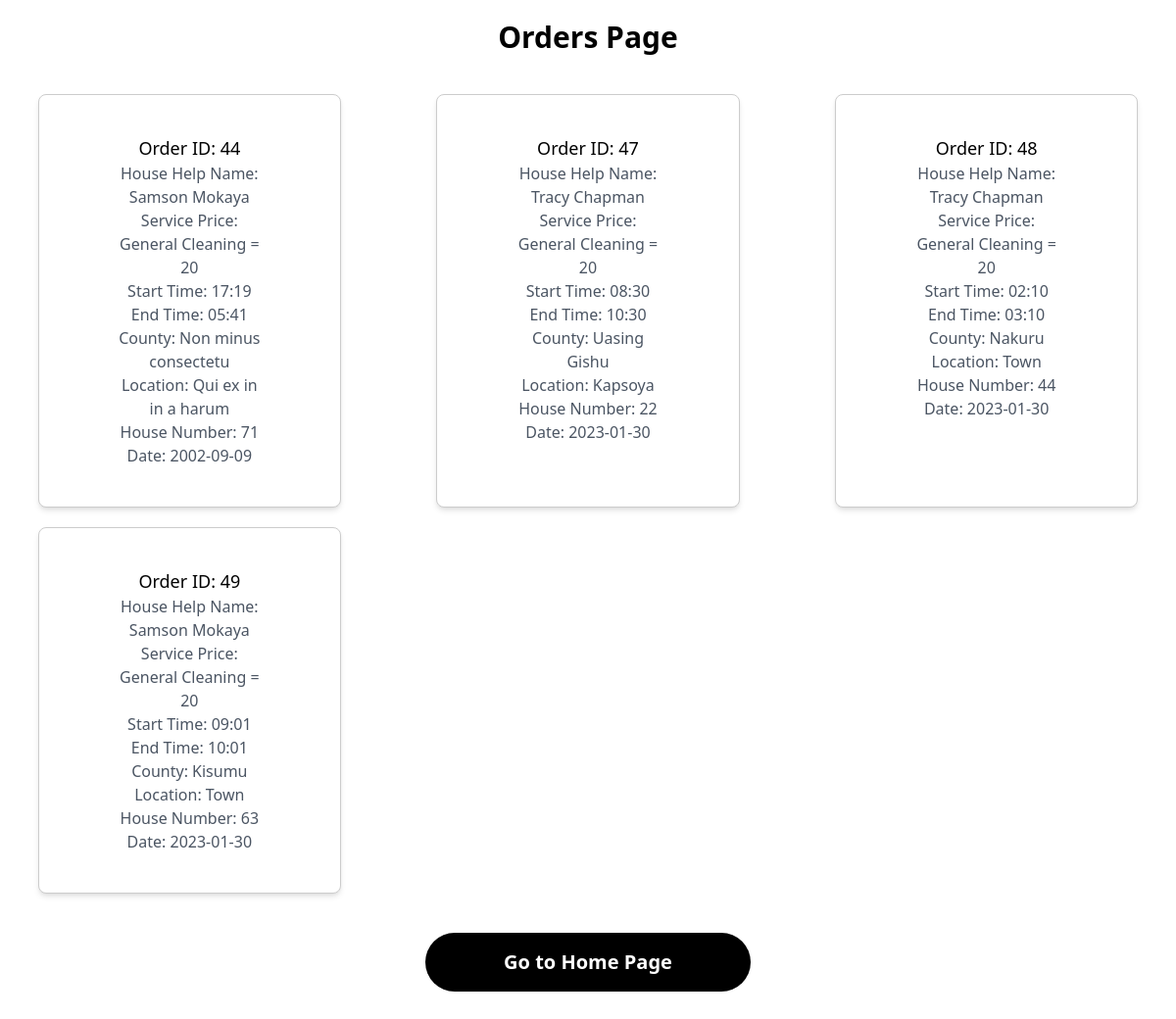
The app's page /order_history.php (signed in) with its own data.
### tables this page shows
CREATE TABLE `orders` (
  `order_ID` int(100) NOT NULL,
  `user_ID` int(100) NOT NULL,
  `house_help_id` int(100) NOT NULL,
  `service_price` varchar(100) NOT NULL,
  `start_time` varchar(100) NOT NULL,
  `end_time` varchar(100) NOT NULL,
  `county` varchar(100) NOT NULL,
  `location` varchar(100) NOT NULL,
  `house_number` varchar(100) NOT NULL,
  `date` varchar(100) NOT NULL
);

CREATE TABLE `house_helps` (
  `ID` int(11) NOT NULL,
  `name` varchar(50) NOT NULL,
  `email` varchar(70) NOT NULL,
  `description` varchar(1000) NOT NULL,
  `phone_number` int(11) NOT NULL,
  `profile_pic` longblob NOT NULL,
  `status` varchar(100) NOT NULL DEFAULT 'Available'
);

### order_history.php (the view, shortened to what this page needs)
<?php
require 'config.php';
?>
<!DOCTYPE html>
<html lang="en">
<head>
    <link href="https://unpkg.com/tailwindcss@^2/dist/tailwind.min.css" rel="stylesheet">
</head>
<body>
    <div class="flex items-center justify-center mt-5">
        <h1 class="text-sky-700 font-bold text-3xl">Orders Page</h1>
    </div>
    <div class="grid grid-cols-3 gap-5 mt-10">
        <?php
        $userID = $_SESSION["ID"];
        $sql = "SELECT `order_ID`, `user_ID`, `house_help_id`, `service_price`, `start_time`, `end_time`, `county`, `location`, `house_number`, `date` FROM orders where user_ID = $userID ";
        $result = $conn->query($sql);
        if ($result->num_rows > 0) {
            while($row = $result->fetch_assoc()) {
                $h_id = $row['house_help_id'];
                $sql2 = "SELECT name,status FROM house_helps WHERE id = $h_id";
                $result2 = $conn->query($sql2);
                $row2 = $result2->fetch_assoc();
                ?>
        <div class="px-20 py-10 bg-white rounded-lg shadow-md mx-auto text-center" style="width: 80%; border: 1px solid #ccc;">
            <h2 class="text-lg font-medium">Order ID: <?php echo $row["order_ID"]; ?></h2>
            <p class="text-gray-600">House Help Name: <?php echo $row2["name"]; ?></p>
            <p class="text-gray-600">Service Price: <?php echo $row["service_price"]; ?></p>
            <p class="text-gray-600">Start Time: <?php echo $row["start_time"]; ?></p>
            <p class="text-gray-600">End Time: <?php echo $row["end_time"]; ?></p>
            <p class="text-gray-600">County: <?php echo $row["county"]; ?></p>
            <p class="text-gray-600">Location: <?php echo $row["location"]; ?></p>
            <p class="text-gray-600">House Number: <?php echo $row["house_number"]; ?></p>
            <p class="text-gray-600">Date: <?php echo $row["date"]; ?></p>
        </div>
        <?php
            }
        } else {
            echo "You dont have any orders yet";
        }
        ?>
</div>
<div class="flex items-center justify-center mt-10">
    <button class="bg-black hover:bg-sky-700 text-white text-xl font-bold py-4 px-20 mb-10 rounded-full text-lg"><a href="home.php">Go to Home Page</a></button>
</div>
</body>
</html>

### records on screen
orders: order_ID "44", house_help.name "Samson Mokaya", service_price "General Cleaning = 20", start_time "17:19", end_time "05:41", county "Non minus consectetu", location "Qui ex in in a harum", house_number "71", date "2002-09-09"
orders: order_ID "47", house_help.name "Tracy Chapman", service_price "General Cleaning = 20", start_time "08:30", end_time "10:30", county "Uasing Gishu", location "Kapsoya", house_number "22", date "2023-01-30"
orders: order_ID "48", house_help.name "Tracy Chapman", service_price "General Cleaning = 20", start_time "02:10", end_time "03:10", county "Nakuru", location "Town", house_number "44", date "2023-01-30"
orders: order_ID "49", house_help.name "Samson Mokaya", service_price "General Cleaning = 20", start_time "09:01", end_time "10:01", county "Kisumu", location "Town", house_number "63", date "2023-01-30"
